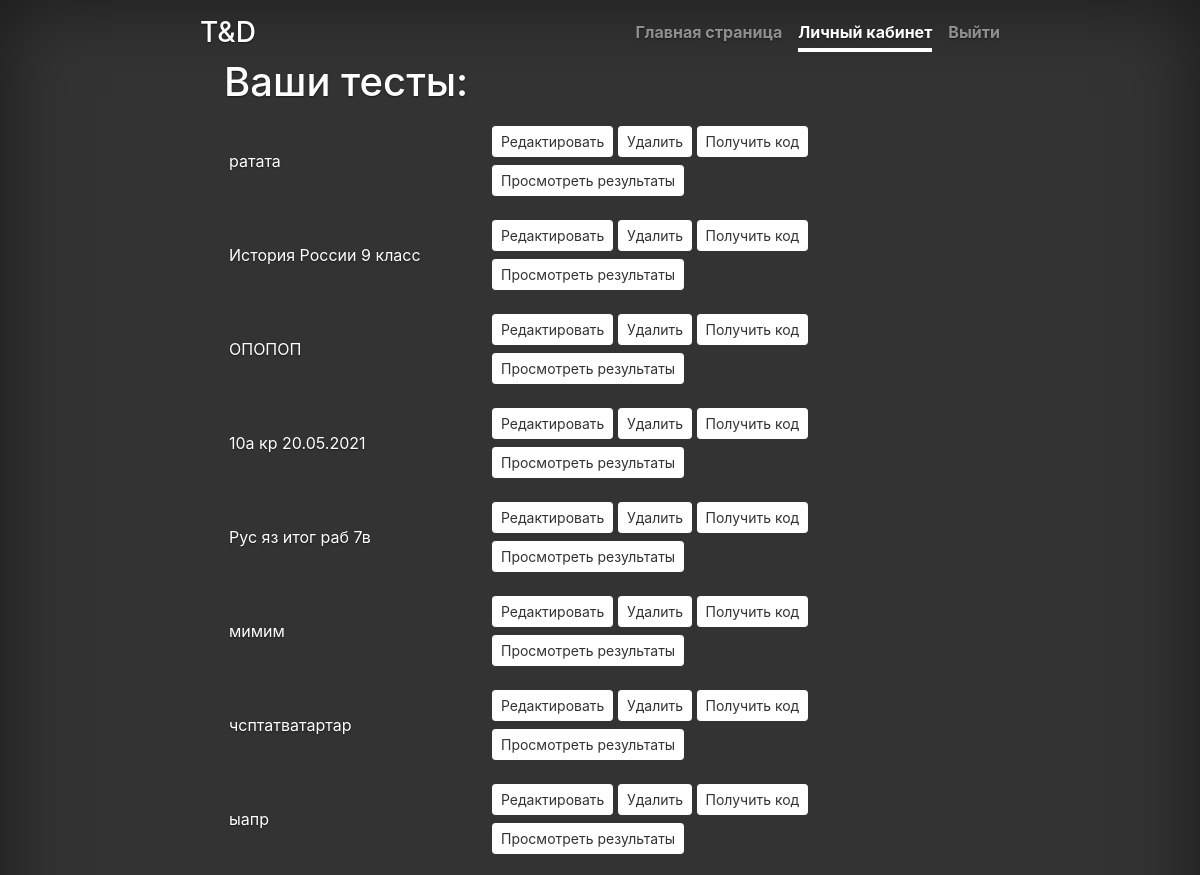
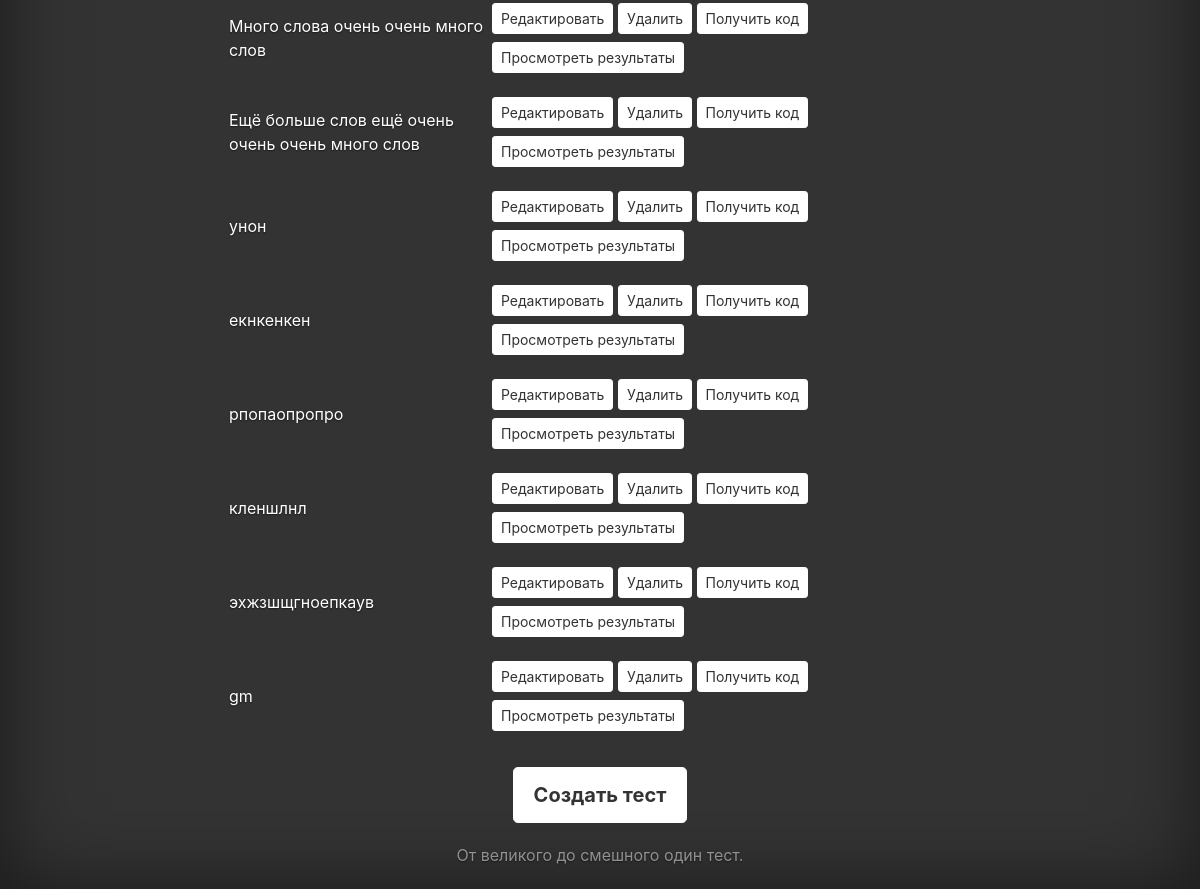
/accounts/home/ (signed in), run on the app's committed database (2 pictures, top to bottom).
### test_constructor/models.py (models this page shows, shortened)
class Test(models.Model):
    title = models.CharField(max_length=100, default="")
    author = models.ForeignKey(User, default=None, on_delete=models.CASCADE, null=True)
    pub_date = models.DateTimeField()
    code = models.IntegerField(default=10000000, unique=True)
    class Meta:
        verbose_name = 'Тест'
        verbose_name_plural = 'Тесты'

### accounts/views.py (the view)
# urls.py: path('home/', Account.home, name='home'),
    def home(self):
        tests = Test.objects.filter(author=self.user)
        return render(self, 'accounts/home.html', {"tests": tests})

### templates/accounts/home.html (shortened to what this page needs)
{% extends 'main/base.html' %}
{% block navlinks %}
    <a class="nav-link" href="/">Главная страница</a>
{% if user.is_authenticated %}
    <a class="nav-link active" href="/accounts/home">Личный кабинет</a>
    <a class="nav-link" href="{% url 'logout'%}">Выйти</a>
{% endif %}
{% endblock %}
{% block maincontent %}
    <h1 class="text-left">Ваши тесты:</h1>
    {% if tests %}
        {% for test in tests %}
            <table class="test">
                <tr>
                    <td class="leftcol">{{ test.title }}</td>
                    <td class="rightcol">
                        <a href="/test_constructor/test/?code={{test.code}}" class="btn btn-sm btn-secondary mt-1 mb-1">Редактировать</a>
                        <a href="/test_constructor/delete_test/?code={{test.code}}" onclick="return deleteTest()" class="btn btn-sm btn-secondary mt-1 mb-1">Удалить</a>
                        <button name="code_btn" code="{{test.code}}" class="btn btn-sm btn-secondary mt-1 mb-1">Получить код</button>
                        <a href="/accounts/all_results/?code={{test.code}}" class="btn btn-sm btn-secondary mt-1 mb-1">Просмотреть результаты</a>
                    </td>
                </tr>
            </table>
        {% endfor %}
    {% else %}
          <h4>У вас еще нет тестов. Давайте создадим!</h4>
    {% endif %}
    <a href="/test_constructor" class="btn btn-lg btn-secondary mt-4">Создать тест</a>
{% endblock %}
{% block footertext %}
От великого до смешного один тест.
{% endblock %}

### templates/main/base.html (shortened to what this page needs)
<!doctype html>
<html lang="ru">
  <head>
    <link href="https://stackpath.bootstrapcdn.com/bootstrap/4.5.0/css/bootstrap.min.css" rel="stylesheet">
    {% load static %}
    <link rel="stylesheet" type="text/css" href="{% static 'main/style.css' %}">
  </head>
  <body class="text-center">
    <div class="cover-container d-flex w-100 h-100 p-3 mx-auto flex-column">
      <header class="masthead mb-auto">
        <div class="inner">
          <h3 class="masthead-brand">T&D</h3>
            <nav class="nav nav-masthead justify-content-center">
              {% block navlinks %}{% endblock %}
            </nav>
        </div>
      </header>
      <main role="main" class="inner cover">
        {% block maincontent %}{% endblock %}
      </main>
      <footer class="mastfoot mt-auto">
        <div class="inner div-center">
          <p>{% block footertext %}{% endblock %}</p>
        </div>
      </footer>
    </div>
  </body>
</html>

### static/main/style.css (style rules this page uses)
a, a:focus, a:hover { color: #fff; }
.btn-secondary, .btn-secondary:hover, .btn-secondary:focus { color: #333; text-shadow: none; background-color: #fff; border: .05rem solid #fff; }
html, body { height: auto; background-color: #333; }
body { display: -ms-flexbox; display: flex; color: #fff; text-shadow: 0 .05rem .1rem rgba(0, 0, 0, .5); box-shadow: inset 0 0 5rem rgba(0, 0, 0, .5); }
.cover-container { min-height: 100vh; max-width: 52em; }
.masthead { margin-bottom: 2rem; }
.masthead-brand { margin-bottom: 5; color: #fff; }
.nav-masthead .nav-link { padding: .25rem 0; font-weight: 700; color: rgba(255, 255, 255, .5); background-color: transparent; border-bottom: .25rem solid transparent; }
.nav-masthead .nav-link + .nav-link { margin-left: 1rem; }
.nav-masthead .active { color: #fff; border-bottom-color: #fff; }
@media (min-width: 48em) { .masthead-brand { float: left; } }
@media (min-width: 48em) { .nav-masthead { float: right; } }
.cover { padding: 0 1.5rem; }
.cover .btn-lg { padding: .75rem 1.25rem; font-weight: 700; }
.mastfoot { color: rgba(255, 255, 255, .5); height: 50px; }
table.test { width: 100%; border: 4px; border-collapse: separate; border-spacing: 4px 7px; }
td.rightcol { width: 65%; vertical-align: center; text-align: left; }
td.leftcol { width: 35%; vertical-align: center; text-align: left; }
.div-center { margin:20px auto; }

### data on the page
Test: title "ратата"
Test: title "История России 9 класс"
Test: title "ОПОПОП"
Test: title "10а кр 20.05.2021"
Test: title "Рус яз итог раб 7в"
Test: title "мимим"
Test: title "чсптатватартар"
Test: title "ыапр"
Test: title "Много слова очень очень много слов"
Test: title "Ещё больше слов ещё очень очень очень много слов"
Test: title "унон"
Test: title "екнкенкен"
Test: title "рпопаопропро"
Test: title "кленшлнл"
Test: title "эхжзшщгноепкаув"
Test: title "gm"
